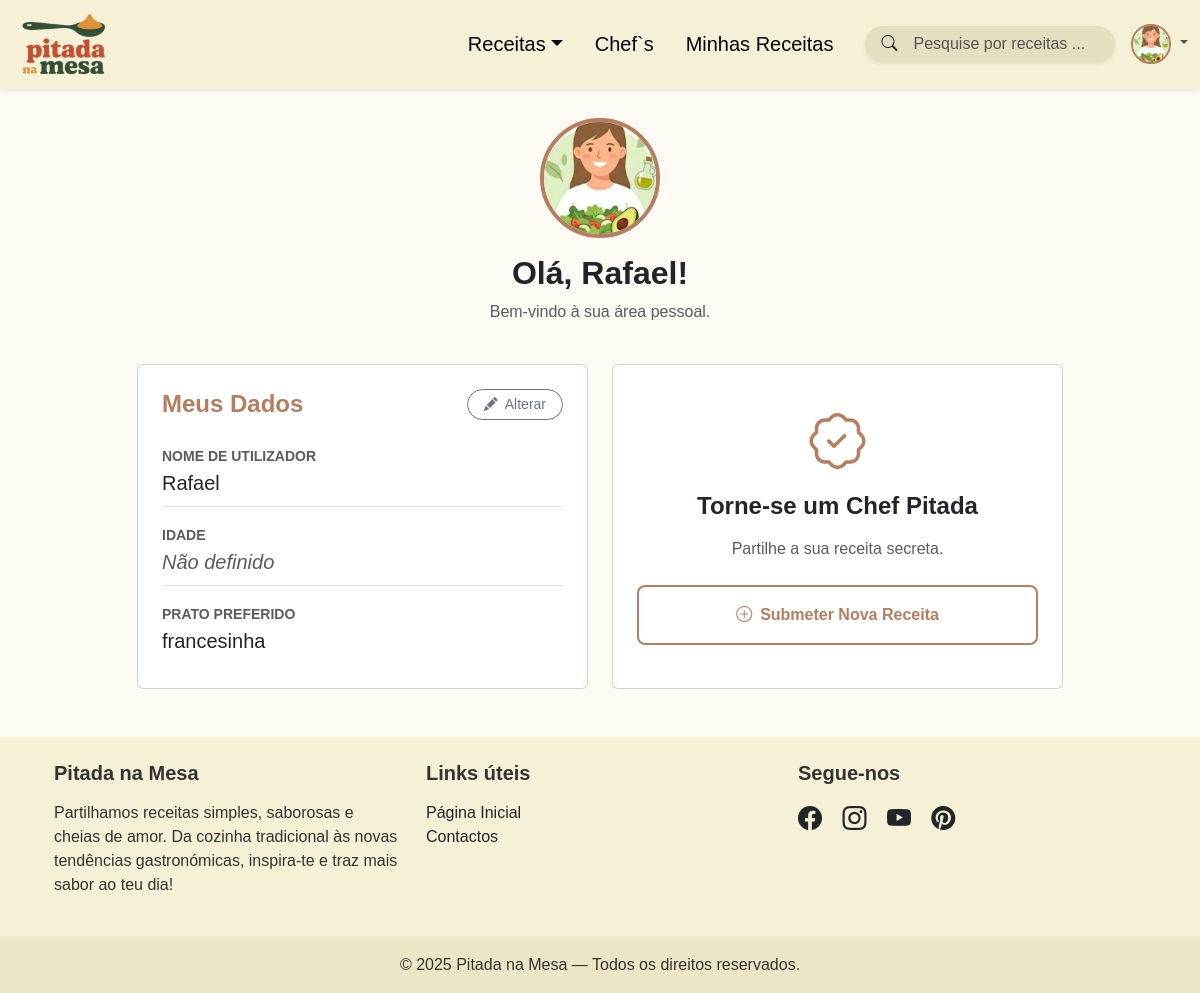
The page /perfil.php (signed in) on the database as committed earlier.
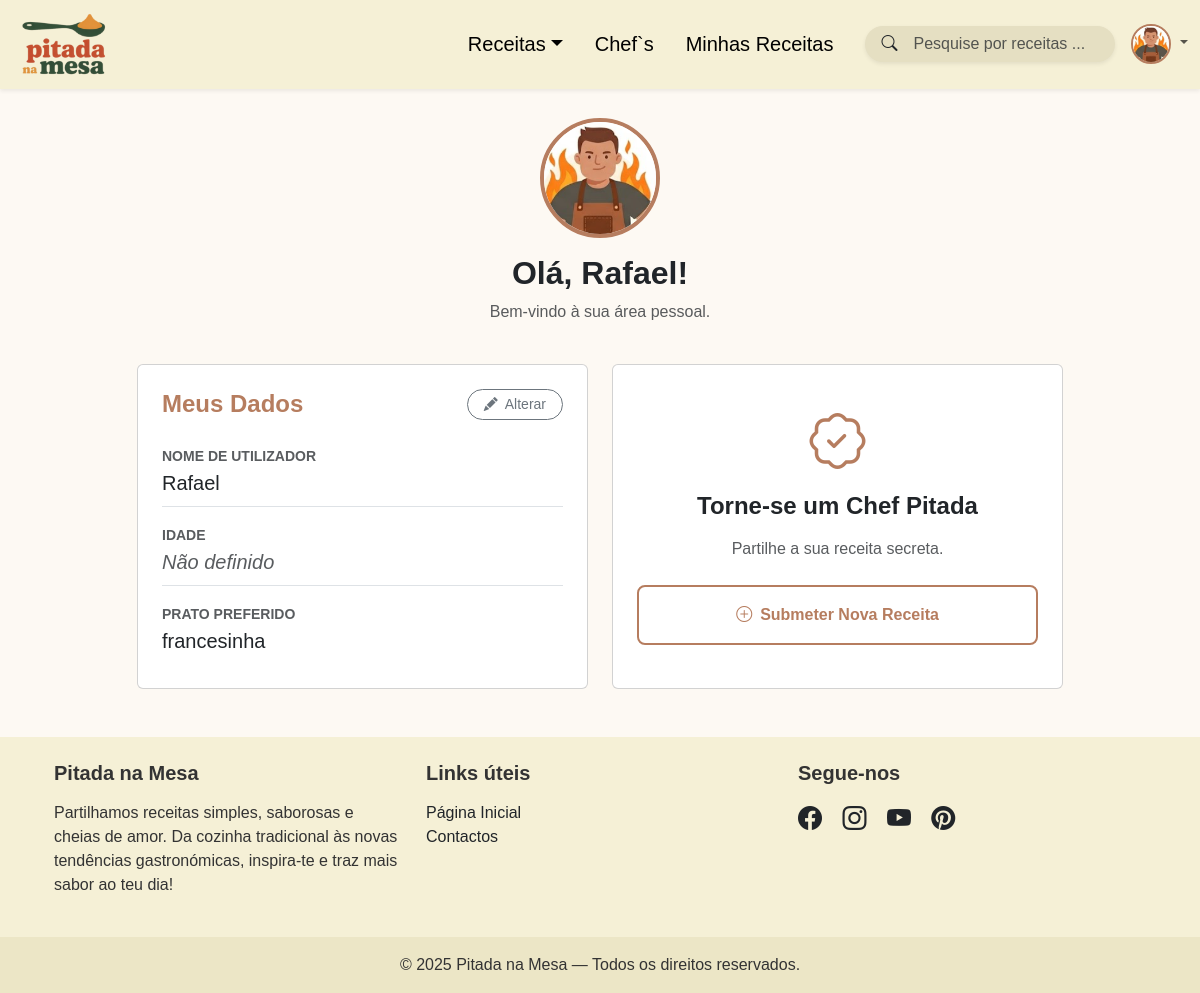
The same page on the database as committed later.
### tables this page shows
CREATE TABLE IF NOT EXISTS `dados_perfil` (
  `id` int NOT NULL AUTO_INCREMENT,
  `id_utilizador` int NOT NULL,
  `idade` int DEFAULT NULL,
  `prato_favorito` varchar(255) DEFAULT NULL,
  `avatar` varchar(50) DEFAULT 'avpadrao.jpg',
  PRIMARY KEY (`id`)
);

### perfil.php (the view, shortened to what the changed rows need)
<?php
require('includes/connection.php');
$id_utilizador = isset($_SESSION['iduser']) ? $_SESSION['iduser'] : $_SESSION['id'];
$stmt = $dbh->prepare("SELECT idade, prato_favorito, avatar FROM dados_perfil WHERE id_utilizador = ?");
$stmt->execute([$id_utilizador]);
$dados_atuais = $stmt->fetch(PDO::FETCH_ASSOC);
$prato_db = $dados_atuais ? $dados_atuais['prato_favorito'] : "";
$avatar_db = ($dados_atuais && !empty($dados_atuais['avatar'])) ? $dados_atuais['avatar'] : "avpadrao.jpg";
$mostrar_prato = !empty($prato_db) ? $prato_db : '<span class="text-muted fst-italic">Não definido</span>';
?>
<!DOCTYPE html>
<html lang="pt">
<head>
    <link href="css/bootstrap.min.css" rel="stylesheet">
    <link href="css/bootstrap-icons.min.css" rel="stylesheet">
    <link href="css/style.css" rel="stylesheet">
</head>
<body>
    <?php require('includes/nav.php'); ?>
    <div class="container">
        <div class="row justify-content-center mt-5 mb-4">
            <div class="col-md-8 text-center d-flex flex-column align-items-center">
                <div class="mx-auto mb-3">
                    <?php if($avatar_db != 'default' && file_exists("imgs/avatar/" . $avatar_db)): ?>
                        <img src="imgs/avatar/<?php echo $avatar_db; ?>"
                             style="width: 120px; height: 120px; border-radius: 50%; border: 4px solid rgb(182, 125, 95); object-fit: cover;">
                    <?php else: ?>
                        <img src="imgs/avatar/av1.png"
                             style="width: 120px; height: 120px; border-radius: 50%; border: 4px solid rgb(182, 125, 95); object-fit: cover;">
                    <?php endif; ?>
                </div>
                <h2 class="fw-bold">Olá, <?php echo $nomeUtilizador; ?>!</h2>
            </div>
        </div>
        <div class="row justify-content-center g-4 mb-5">
            <div class="col-md-5">
                <div class="card profile-card h-100">
                    <div class="card-body p-4">
                        <div class="mb-2">
                            <label class="text-uppercase text-muted small fw-bold">Prato Preferido</label>
                            <div class="fs-5 text-dark"><?php echo $mostrar_prato; ?></div>
                        </div>
                    </div>
                </div>
            </div>
        </div>
    </div>
</body>
</html>

### includes/nav.php (shortened to what the changed rows need)
    <?php
    $logado = isset($_SESSION['logado']) && $_SESSION['logado'] === true;
    $nomeUtilizador = $logado ? htmlspecialchars($_SESSION['utilizador']) : '';
    $avatar_nav = "default";
if (isset($_SESSION['logado']) && $_SESSION['logado'] === true && isset($dbh)) {
    $id_nav = isset($_SESSION['iduser']) ? $_SESSION['iduser'] : (isset($_SESSION['id']) ? $_SESSION['id'] : 0);
    $stmtNav = $dbh->prepare("SELECT avatar FROM dados_perfil WHERE id_utilizador = ?");
    $stmtNav->execute([$id_nav]);
    $resultadoNav = $stmtNav->fetch(PDO::FETCH_ASSOC);
    if ($resultadoNav && !empty($resultadoNav['avatar'])) {
        $avatar_nav = $resultadoNav['avatar'];
    }
}
    ?>
    <nav class="navbar navbar-expand-lg fixed-top shadow-sm " style="background-color: rgb(245, 240, 214);">
        <div class="container-fluid">
            <div class="collapse navbar-collapse" id="navbarSupportedContent" style="list-style: none">
                <ul class="navbar-nav align-items-center">
                    <?php if ($logado): ?>
                    <li class="nav-item dropdown d-flex flex-column align-items-center">
                        <a class="nav-link p-0 dropdown-toggle" href="#" role="button" data-bs-toggle="dropdown" aria-expanded="false">
                                <?php if ($avatar_nav != "default" && file_exists("imgs/avatar/" . $avatar_nav)): ?>
                                    <img src="imgs/avatar/<?php echo $avatar_nav; ?>" alt="Avatar"
                                        style="width: 40px; height: 40px; object-fit: cover; border-radius: 50%; border: 2px solid rgb(182, 125, 95);">
                                <?php else: ?>
                                        <img src="imgs/avatar/avpadrao.jpg" alt="Avatar Padrão"
                                         style="width: 40px; height: 40px; object-fit: cover; border-radius: 50%; border: 2px solid rgb(182, 125, 95);">
                                <?php endif; ?>
                            </a>
                    </li>
                <?php else: ?>
                    <li class="nav-item d-flex align-items-center align-self-lg-center">
                        <a href="login.php" class="nav-link p-0"><i class="bi bi-person-circle fs-2 "></i></a>
                    </li>
                <?php endif; ?>
                </ul>
            </div>
        </div>
    </nav>

Rows that differ between the two databases and show on the page:
changed dados_perfil "francesinha": avatar: a different picture
